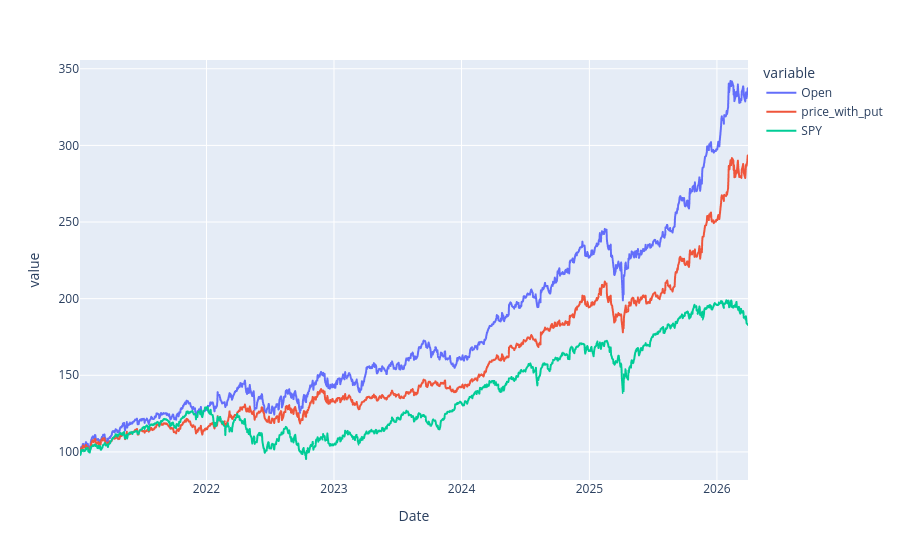

Source (notebook cell):
### Markdown cell above
### Adding comparison + normalizing returns

### Code cell
benchmark_ticker = 'SPY'

init_df[benchmark_ticker] = yf.Ticker(benchmark_ticker) \
                            .history(start = end, 
                                     end = end+relativedelta(months=3*(num_quarters+1))).Open

init_df /= init_df.iloc[0]/100

px.line(init_df)

### Figure 1 — Plotly figure (JSON) as saved in the notebook; plotly's stock layout.template omitted (floating-point values rounded to 4 significant figures; data arrays with more than 128 entries replaced by an {"elided": "..."} marker saying what was removed)
{"data": [{"hovertemplate": "variable=Open<br>Date=%{x}<br>value=%{y}<extra></extra>", "legendgroup": "Open", "line": {"color": "#636efa", "dash": "solid"}, "marker": {"symbol": "circle"}, "mode": "lines", "name": "Open", "showlegend": true, "type": "scattergl", "x": {"elided": "1316 str values"}, "xaxis": "x", "y": {"elided": "1316 float values"}, "yaxis": "y"}, {"hovertemplate": "variable=price_with_put<br>Date=%{x}<br>value=%{y}<extra></extra>", "legendgroup": "price_with_put", "line": {"color": "#EF553B", "dash": "solid"}, "marker": {"symbol": "circle"}, "mode": "lines", "name": "price_with_put", "showlegend": true, "type": "scattergl", "x": {"elided": "1316 str values"}, "xaxis": "x", "y": {"elided": "1316 float values"}, "yaxis": "y"}, {"hovertemplate": "variable=SPY<br>Date=%{x}<br>value=%{y}<extra></extra>", "legendgroup": "SPY", "line": {"color": "#00cc96", "dash": "solid"}, "marker": {"symbol": "circle"}, "mode": "lines", "name": "SPY", "showlegend": true, "type": "scattergl", "x": {"elided": "1316 str values"}, "xaxis": "x", "y": {"elided": "1316 float values"}, "yaxis": "y"}], "layout": {"legend": {"title": {"text": "variable"}, "tracegroupgap": 0}, "margin": {"t": 60}, "xaxis": {"anchor": "y", "domain": [0, 1], "title": {"text": "Date"}}, "yaxis": {"anchor": "x", "domain": [0, 1], "title": {"text": "value"}}}}
